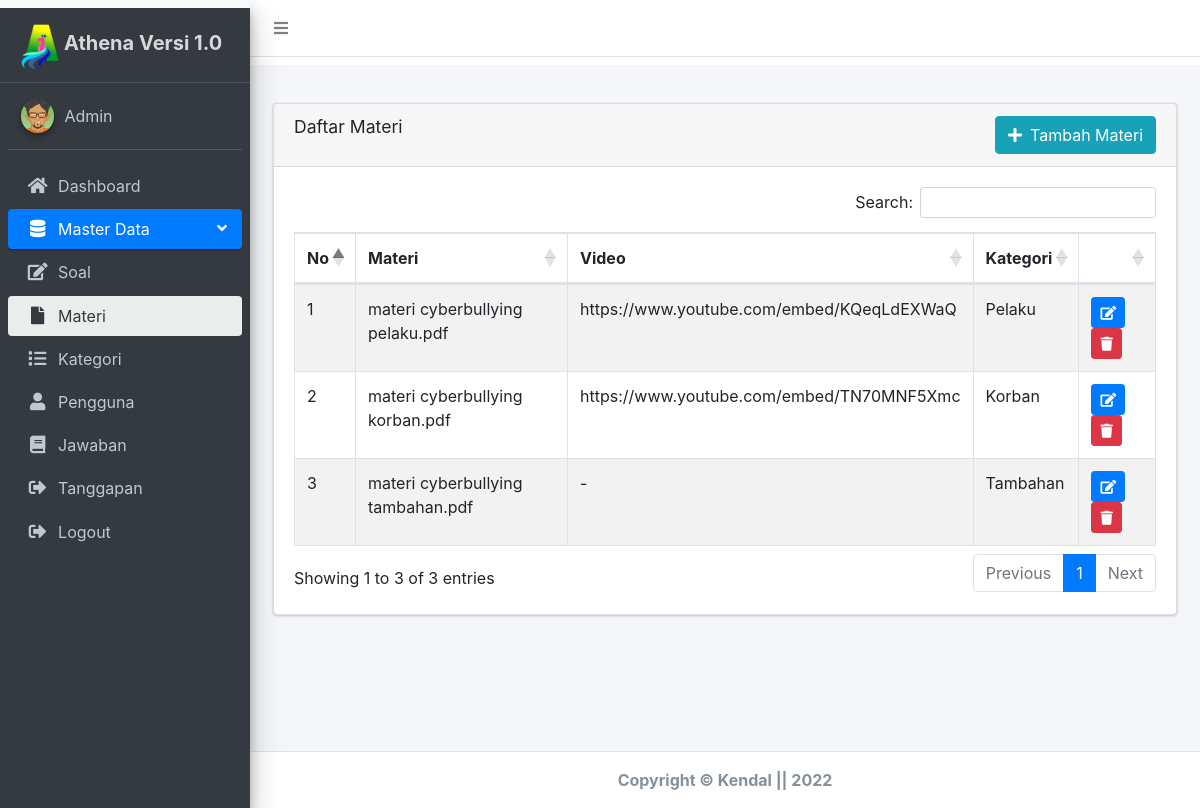
The app's page /admin/index.php?hal=materi (signed in) with its own data.
### tables this page shows
CREATE TABLE `tbl_edukasi` (
  `id_materi` int(11) NOT NULL,
  `materi` varchar(255) DEFAULT NULL,
  `video` varchar(255) DEFAULT NULL,
  `id_kategori` int(11) DEFAULT NULL
);

CREATE TABLE `tbl_kategori` (
  `id` int(11) NOT NULL,
  `nama_kategori` varchar(50) NOT NULL
);

### admin/materi.php (the view)
<?php
include '../koneksi.php';
$data = mysqli_query($koneksi, "SELECT * FROM tbl_edukasi, tbl_kategori WHERE tbl_edukasi.id_kategori = tbl_kategori.id");
?>
<div class="card">
  <div class="card-header">
    <h2 class="card-title">Daftar Materi</h2>
    <div class="float-right">
      <a href ="?hal=materi&aksi=tambah" class="btn btn-info"><i class="fas fa-plus mr-2"></i>Tambah Materi</a>
    </div>
  </div>
  <div class="card-body">
    <div class="table-responsive">
      <table id="example1" class="table table-bordered table-striped">
        <thead>
          <tr>
            <th>No</th>
            <th>Materi</th>
            <th>Video</th>
            <th>Kategori</th>
            <th></th>
          </tr>
        </thead>
        <tbody>
          <?php $no =1; ?>
          <?php foreach ($data as $result ): ?>
            <tr>
              <td><?= $no; ?></td>
              <td><?= $result["materi"]; ?></td>
              <td><?= $result['video']; ?></td>
              <td><?= $result["nama_kategori"]; ?></td>
              <td>
                <a href="?hal=materi&aksi=edit&id=<?= $result['id_materi'];?>" class="btn btn-primary btn-sm"  data-toggle="tooltip" data-placement="top" title="Edit Data"><i class="fas fa-edit"></i></a>
                <a href="hapus_materi.php?id=<?= $result['id_materi']; ?>" class="btn btn-danger btn-sm hapus"  data-toggle="tooltip" data-placement="top" title="Hapus Data" onclick="return confirm('yakin di hapus?');"><i class="fas fa-trash"></i></a>
              </td>
            </tr>
            <?php $no++; ?>
          <?php endforeach; ?>
        </tbody>
      </table>
    </div>
  </div>
</div>

### records on screen
tbl_edukasi: materi "materi cyberbullying pelaku.pdf", video "https://www.youtube.com/embed/KQeqLdEXWaQ", id_kategori.nama_kategori "Pelaku"
tbl_edukasi: materi "materi cyberbullying korban.pdf", video "https://www.youtube.com/embed/TN70MNF5Xmc", id_kategori.nama_kategori "Korban"
tbl_edukasi: materi "materi cyberbullying tambahan.pdf", video "-", id_kategori.nama_kategori "Tambahan"

### other values on screen
$_SESSION['username_login'] "Admin"
date ('Y') "2022"
